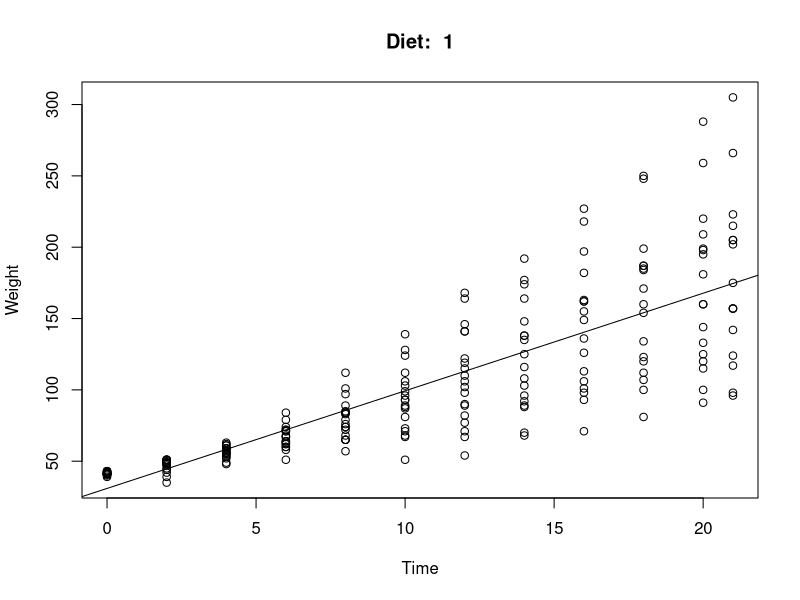
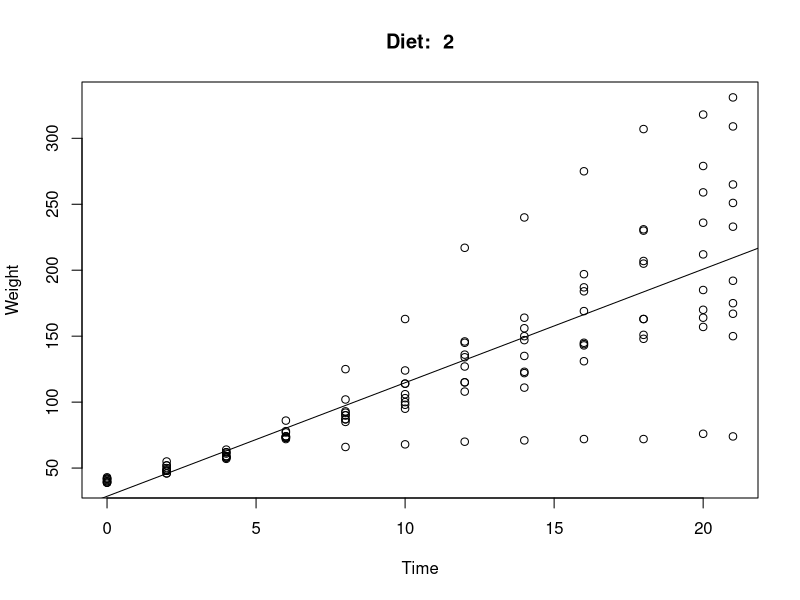
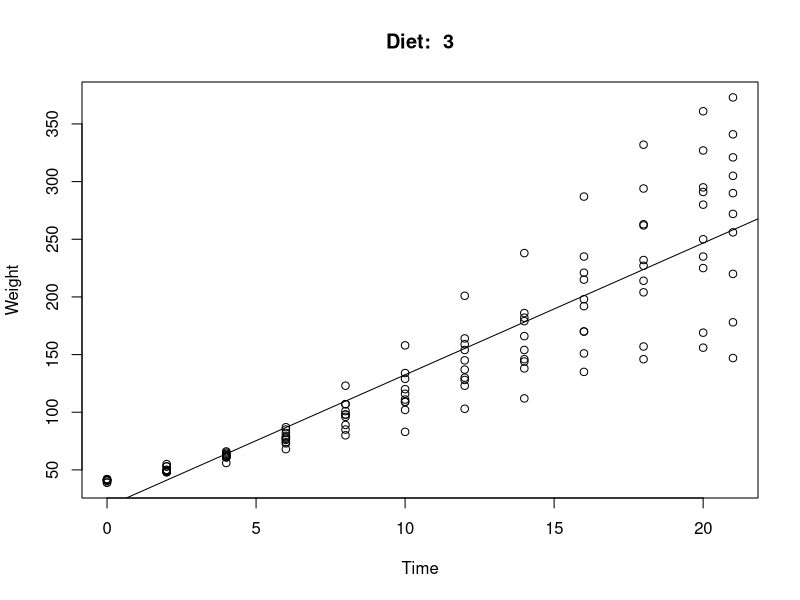
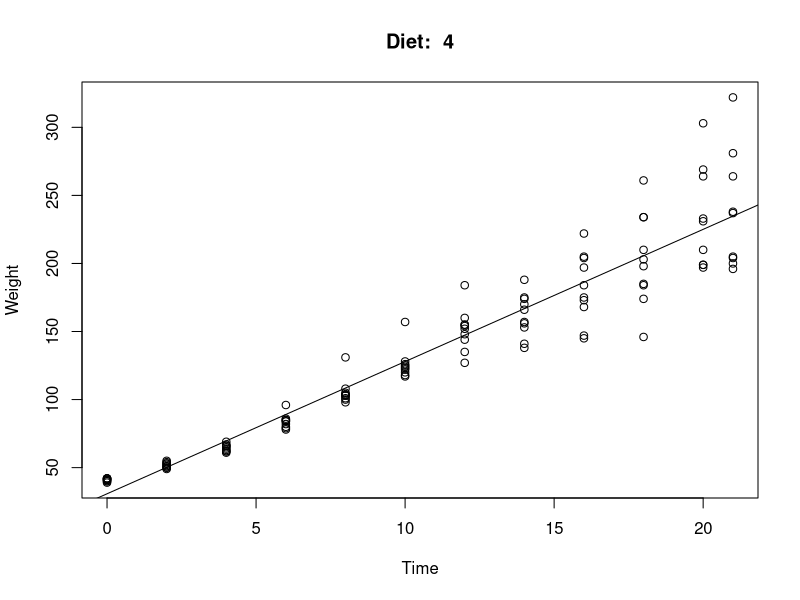

The R source for these figures, in order:
unique_diets <- unique(ChickWeight$Diet)

for (ele in unique_diets){
  df_this_diet <- ChickWeight[which(ChickWeight$Diet == ele),]
  Time <- df_this_diet$Time
  Weight <- df_this_diet$weight
  title <- paste("Diet: ", ele, sep=" ")
  plot(Weight ~ Time, main = title)
  my_line <- lm(Weight ~ Time)
  cat("Diet: ", ele)
  print(my_line)
  abline(my_line)
}